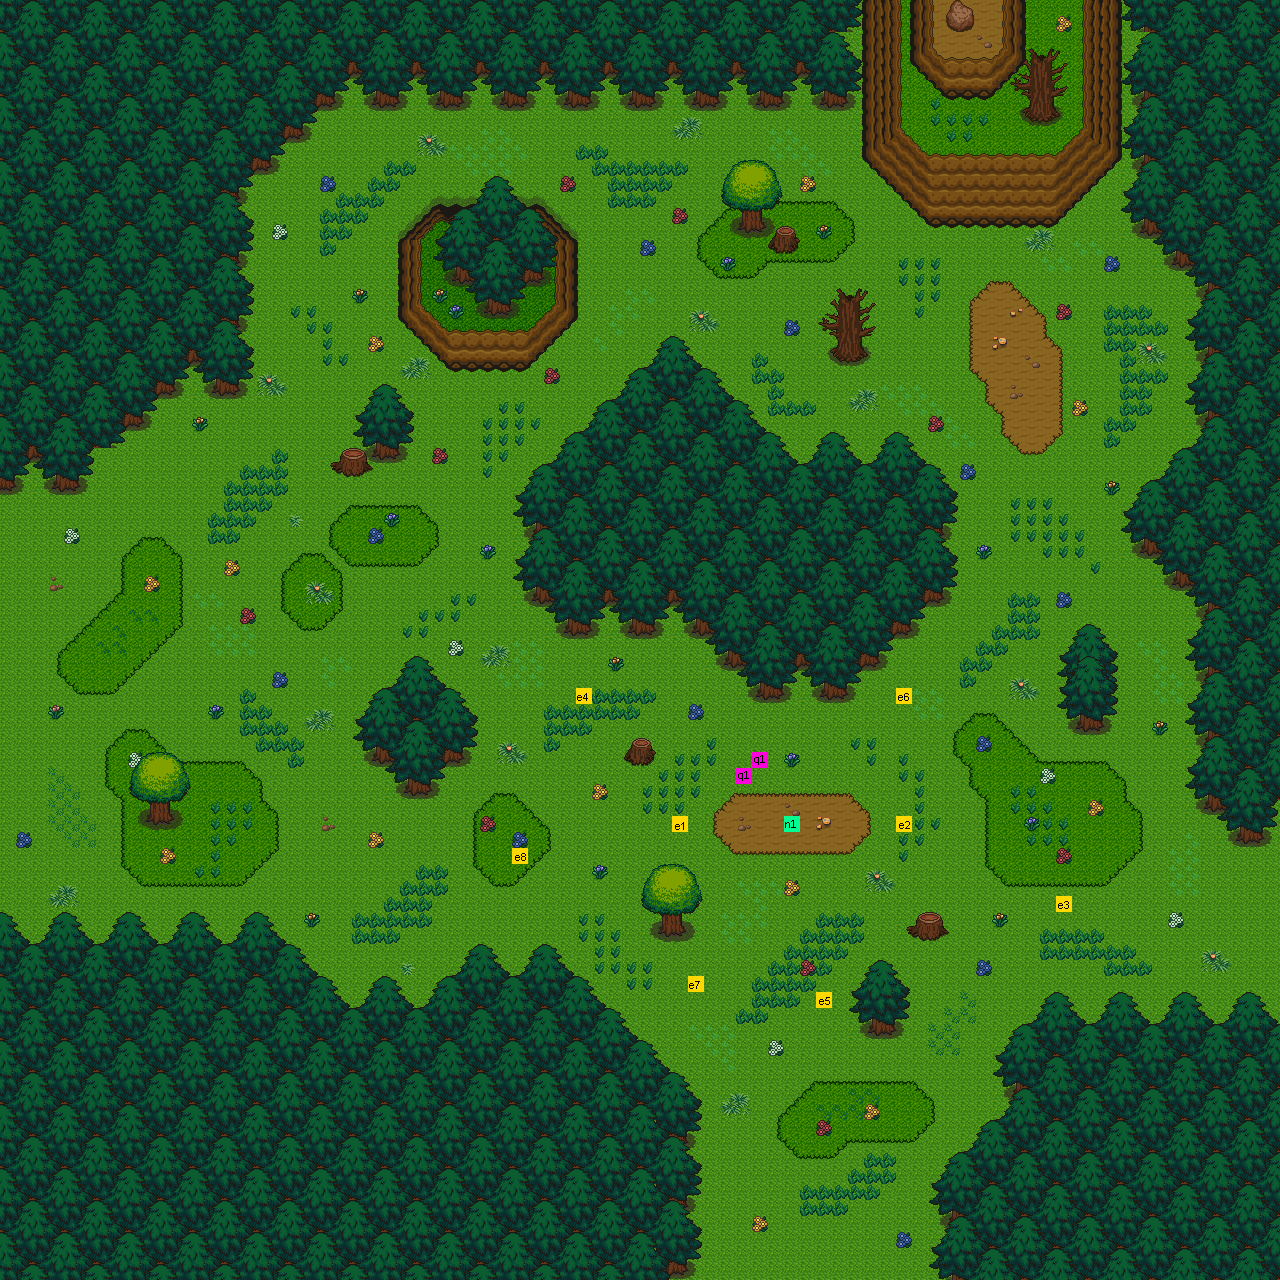

Below is a game level as drawn by its tile map, then a one-line description and the .tmx that defines it (tile-layer data replaced by summaries):
An orthogonal 80x80 tile map with 16x16 px tiles, 7 tile layers (ground0, ground1, wall0, wall1, ...), 2 hidden layers not drawn, 9 tilesets.

<map version="1.0" orientation="orthogonal" renderorder="right-down" width="80" height="80" tilewidth="16" tileheight="16">
 <tileset firstgid="1" name="1" tilewidth="16" tileheight="16">
  <image source="../../tileset/v1.3/1.png" width="800" height="800" />
 </tileset>
 <tileset firstgid="2501" name="2" tilewidth="16" tileheight="16">
  <image source="../../tileset/v1.3/2.png" width="800" height="800" />
 </tileset>
 <tileset firstgid="5001" name="3" tilewidth="16" tileheight="16">
  <image source="../../tileset/v1.3/3.png" width="800" height="800" />
 </tileset>
 <tileset firstgid="7501" name="4" tilewidth="16" tileheight="16">
  <image source="../../tileset/v1.3/4.png" width="800" height="800" />
 </tileset>
 <tileset firstgid="10001" name="5" tilewidth="16" tileheight="16">
  <image source="../../tileset/v1.3/5.png" width="800" height="800" />
 </tileset>
 <tileset firstgid="12501" name="6" tilewidth="16" tileheight="16">
  <image source="../../tileset/v1.3/6.png" width="800" height="800" />
 </tileset>
 <tileset firstgid="15001" name="7" tilewidth="16" tileheight="16">
  <image source="../../tileset/v1.3/7.png" width="800" height="800" />
 </tileset>
 <tileset firstgid="17501" name="8" tilewidth="16" tileheight="16">
  <image source="../../tileset/v1.3/8.png" width="800" height="800" />
 </tileset>
 <tileset firstgid="20001" name="9" tilewidth="16" tileheight="16">
  <image source="../../tileset/v1.3/9.png" width="800" height="800" />
 </tileset>
 <layer name="ground0" width="80" height="80">
  <data>[6400 cells, 6400 non-empty, 4 distinct tile ids]</data>
 </layer>
 <layer name="ground1" width="80" height="80">
  <data>[6400 cells, 604 non-empty, 50 distinct tile ids]</data>
 </layer>
 <layer name="wall0" width="80" height="80">
  <data>[6400 cells, 487 non-empty, 194 distinct tile ids]</data>
 </layer>
 <layer name="wall1" width="80" height="80">
  <data>[6400 cells, 71 non-empty, 45 distinct tile ids]</data>
 </layer>
 <layer name="deco0" width="80" height="80">
  <data>[6400 cells, 550 non-empty, 53 distinct tile ids]</data>
 </layer>
 <layer name="deco1" width="80" height="80">
  <data>[6400 cells, 3140 non-empty, 113 distinct tile ids]</data>
 </layer>
 <layer name="ABOVE_OVERWRITE" width="80" height="80" visible="0" opacity="0.9">
  <data>[6400 cells, 0 non-empty, 0 distinct tile ids]</data>
 </layer>
 <layer name="COLLISION_OVERWRITE" width="80" height="80" visible="0">
  <data>[6400 cells, 0 non-empty, 0 distinct tile ids]</data>
 </layer>
 <layer name="SPOT" width="80" height="80">
  <data>[6400 cells, 11 non-empty, 10 distinct tile ids]</data>
 </layer>
</map>
